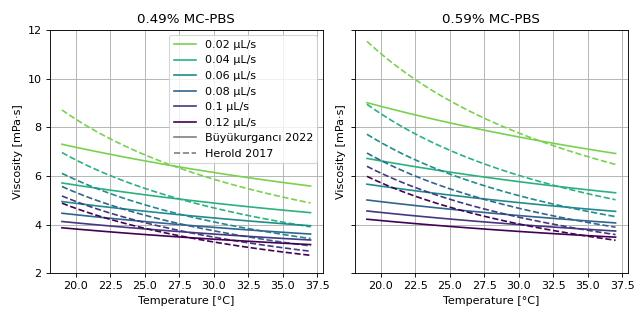

Write the Python code that produced this figure.
"""Viscosity models for Young's modulus estimation

This example visualizes the different viscosity models for the
MC-PBS media implemented in dclab. We reproduce the lower left part of
figure 3 in :cite:`Reichel2023` (channel width is 20 µm).

"""
import matplotlib.pylab as plt
import matplotlib.lines as mlines
from matplotlib import cm
import numpy as np

from dclab.features.emodulus import viscosity


visc_res = {}

for medium in ["0.49% MC-PBS", "0.59% MC-PBS"]:
    visc_her = {}
    visc_buy = {}

    kwargs = {
        "medium": medium,
        "channel_width": 20.0,
        "temperature": np.linspace(19, 37, 100, endpoint=True),
    }

    flow_rate = np.arange(0.02, 0.13, 0.02)

    for fr in flow_rate:
        visc_her[fr] = viscosity.get_viscosity_mc_pbs_herold_2017(
            flow_rate=fr, **kwargs)
        visc_buy[fr] = viscosity.get_viscosity_mc_pbs_buyukurganci_2022(
            flow_rate=fr, **kwargs)

    visc_res[medium] = [visc_her, visc_buy]


fig, axes = plt.subplots(1, 2, figsize=(8, 4), sharey="all", sharex="all")
colors = [cm.get_cmap("viridis")(x) for x in np.linspace(.8, 0,
                                                         len(flow_rate))]

for ii, medium in enumerate(visc_res):
    visc_her, visc_buy = visc_res[medium]
    ax = axes.flatten()[ii]
    ax.set_title(medium)

    for jj, fr in enumerate(flow_rate):
        ax.plot(kwargs["temperature"], visc_her[fr], color=colors[jj], ls="--")
        ax.plot(kwargs["temperature"], visc_buy[fr], color=colors[jj], ls="-")

    ax.set_xlabel("Temperature [°C]")
    ax.set_ylabel("Viscosity [mPa·s]")
    ax.grid()
    ax.set_ylim(2, 12)

handles = []
for jj, fr in enumerate(flow_rate):
    handles.append(
        mlines.Line2D([], [], color=colors[jj], label=f'{fr:.4g} µL/s'))
handles.append(
    mlines.Line2D([], [], color='gray', label='Büyükurgancı 2022'))
handles.append(
    mlines.Line2D([], [], color='gray', ls="--", label='Herold 2017'))
axes[0].legend(handles=handles)


plt.tight_layout()
plt.show()
